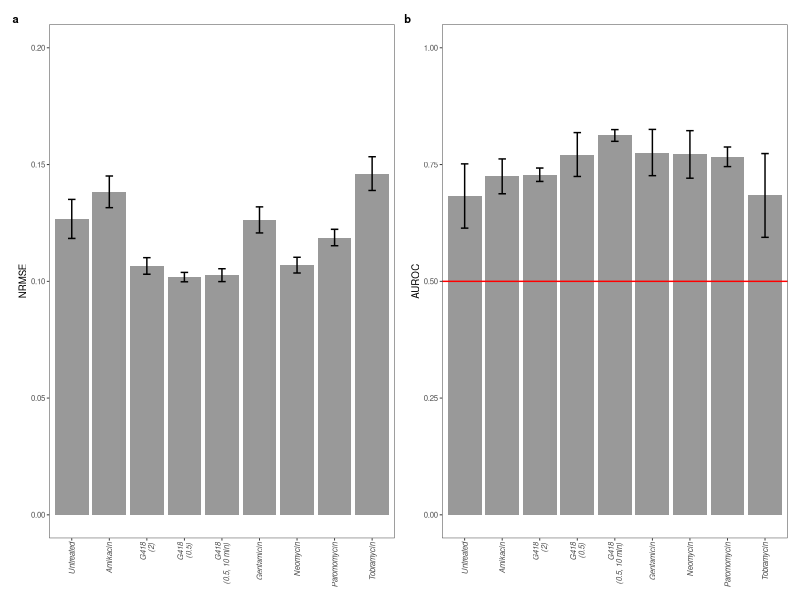

This figure's R source:
# ----------------------------------------
# Figure S1
# ----------------------------------------

library(dplyr)
library(ggplot2)

# A
nrmse_meansd <- read.table("../Data/rf_reg_nrmse_meansd.txt", header = TRUE)
nrmse_meansd$Sample <- recode_factor(nrmse_meansd$Sample, Untr = "Untreated", Amik = "Amikacin", 
                                     G418_2000 = "G418\n(2)", G418_500 = "G418\n(0.5)", G418_500_10min = "G418\n(0.5, 10 min)", 
                                     Genta = "Gentamicin", Neo = "Neomycin", Parom = "Paromomycin", Tobra = "Tobramycin")

p_nrmse <- ggplot(nrmse_meansd, aes(x = Sample, y = nrmse_mean)) +
  geom_bar(stat = "identity", position = "dodge", fill = "#999999") +
  geom_errorbar(aes(x = Sample, ymin = nrmse_mean-nrmse_sd, ymax = nrmse_mean+nrmse_sd), width = 0.2, position = position_dodge(0.9)) +
  ylab("NRMSE") +
  coord_cartesian(ylim = c(0, 0.2)) +
  theme_bw(base_size = 7) +
  theme(panel.grid = element_blank(), axis.text.x = element_text(face = "italic", angle = 90, hjust = 1, vjust = 0.5), axis.title.x = element_blank())

# B
AUROC_meansd <- read.table("../Data/rf_class_AUROC_meansd.txt", header = TRUE)
AUROC_meansd$Sample <- recode_factor(AUROC_meansd$Sample, Untr = "Untreated", Amik = "Amikacin", 
                                     G418_2000 = "G418\n(2)", G418_500 = "G418\n(0.5)", G418_500_10min = "G418\n(0.5, 10 min)", 
                                     Genta = "Gentamicin", Neo = "Neomycin", Parom = "Paromomycin", Tobra = "Tobramycin")
p_auroc <- ggplot(data = AUROC_meansd, aes(x = Sample, y = AUROC_mean)) +
  geom_bar(stat = "identity", position = "dodge", fill = "#999999") +
  geom_errorbar(aes(ymin = AUROC_mean-AUROC_sd, ymax = AUROC_mean+AUROC_sd), width = 0.2, position = position_dodge(0.9)) +
  geom_hline(yintercept = 0.5, color = "red") +
  ylab("AUROC") + xlab("Sample") +
  coord_cartesian(ylim = c(0, 1)) +
  theme_bw(base_size = 7) +
  theme(panel.grid = element_blank(), axis.text.x = element_text(face = "italic", angle = 90, hjust = 1, vjust = 0.5), axis.title.x = element_blank())

# Combine panels
library(patchwork)
p <- (p_nrmse | p_auroc) + 
  plot_annotation(tag_levels = 'a') &
  theme(plot.tag = element_text(size = 8, face = "bold"), plot.tag.position = "topleft")

# Export plot
library(Cairo)
CairoFonts(
  regular = "Arial:style=Regular",
  bold = "Arial:style=Black",
  italic = "Arial:style=Italic",
  bolditalic = "Arial:style=Black Italic",
  symbol = "Symbol"
)
cairo_pdf(filename = "../Plots/FigureS1.pdf", family = "Arial", width = 7, height = 3.5) 
p
dev.off()
